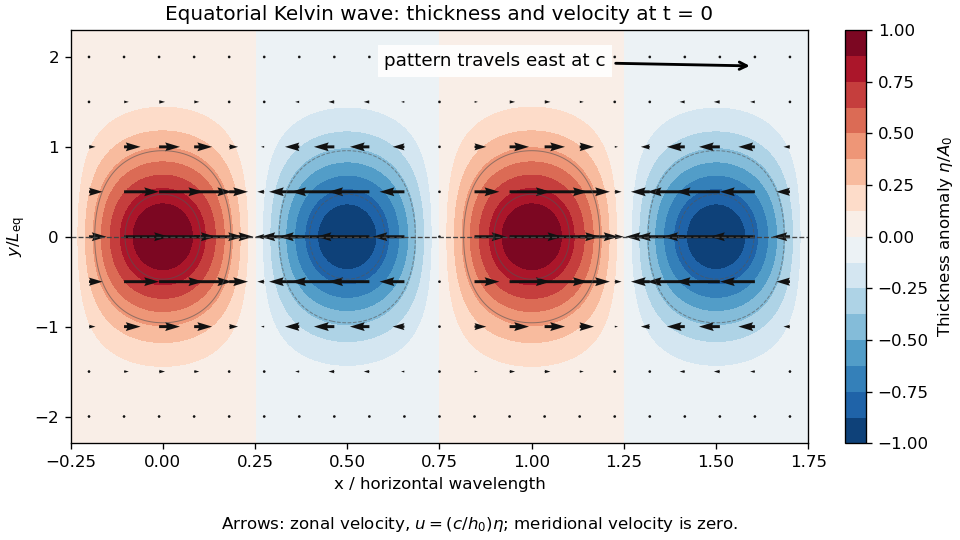

Reproduce this figure in Python.
"""Original Kelvin-wave field; Python 3.14, NumPy/Matplotlib."""
from pathlib import Path

import matplotlib
matplotlib.use("Agg")
import matplotlib.pyplot as plt
import numpy as np

fig, ax = plt.subplots(figsize=(8, 4.5), layout="constrained")
fig.get_layout_engine().set(rect=(0, 0.08, 1, 0.92))
fig.patch.set_facecolor("white")
ax.set_facecolor("white")
x = np.linspace(-0.25, 1.75, 401)
y = np.linspace(-2.3, 2.3, 241)
xx, yy = np.meshgrid(x, y)
eta = np.exp(-yy**2) * np.cos(2 * np.pi * xx)
field = ax.contourf(xx, yy, eta, levels=np.linspace(-1, 1, 17), cmap="RdBu_r", vmin=-1, vmax=1)
ax.contour(xx, yy, eta, levels=[-0.8, -0.4, 0.4, 0.8], colors="#555555", linewidths=0.6, alpha=0.6)
qx, qy = np.meshgrid(np.linspace(-0.2, 1.7, 21), np.linspace(-2, 2, 9))
qu = np.exp(-qy**2) * np.cos(2 * np.pi * qx)
ax.quiver(qx, qy, qu, np.zeros_like(qu), color="#111111", scale=13, width=0.004)
ax.axhline(0, color="#444444", ls="--", lw=0.8)
ax.annotate("pattern travels east at c", xy=(1.6, 1.9), xytext=(0.6, 1.9),
            arrowprops={"arrowstyle": "->", "lw": 1.7}, fontsize=11,
            bbox={"facecolor": "white", "edgecolor": "none", "alpha": 0.9})
ax.set(xlabel="x / horizontal wavelength", ylabel=r"$y/L_{\rm eq}$",
       title="Equatorial Kelvin wave: thickness and velocity at t = 0")
bar = fig.colorbar(field, ax=ax, pad=0.025)
bar.set_label(r"Thickness anomaly $\eta/A_0$")
fig.text(0.5, 0.02, r"Arrows: zonal velocity, $u=(c/h_0)\eta$; meridional velocity is zero.",
         ha="center", fontsize=10)
fig.savefig(Path.cwd() / Path(__file__).with_suffix(".png").name, dpi=120,
            facecolor="white", metadata={"Software": "codex-wiki figure generator"})
plt.close(fig)
